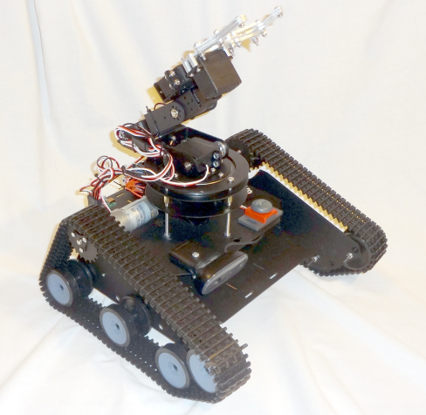
#> input picture New folder/imageclustering/M2_agent_robot.png, 426 x 415 px
$ python basic_image_processing.py
#> lines starting #> are read from the running program, lines starting #| are printed output that depends on the picture; after the words box and inside, x2 and y2 are one past the last pixel; in counts of white or black regions, pixels touching at a corner belong together

import numpy as np
import cv2

# Load an color image in grayscale
img = cv2.imread("M2_agent_robot.png",cv2.IMREAD_UNCHANGED) # rgb
#> img is the input picture: shape (415, 426, 4); mean B, G, R, A 185, 188.7, 192.1, 255
#Show the colored image
#cv2.imshow('Original',img)
#Convert the colored image into grey and store into a separte variable then show
gray_img = cv2.cvtColor(img, cv2.COLOR_BGR2GRAY)    ## grayscale
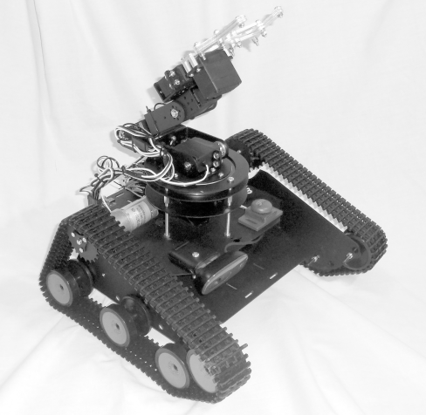
#> gray_img: shape (415, 426); min 0, max 255, mean 189.3
#cv2.imshow('Grey',gray_img)
#print type(img)
print ('RGB shape: ', img.shape)        # Rows, cols, channels
#| RGB shape:  (415, 426, 4)
#print 'ARGB shape:', alpha_img.shape
print ('Gray shape:', gray_img.shape)
#| Gray shape: (415, 426)
print ('img.dtype: ', img.dtype)
#| img.dtype:  uint8
print ('img.size: ', img.size)
#| img.size:  707160
print ('img_gray.dtype: ', gray_img.dtype)
#| img_gray.dtype:  uint8
print ('img_gray.size: ', gray_img.size)
#| img_gray.size:  176790
"""
As first input, the circle function receives the image on which we want to draw the circle.
As second, it receives a tuple with the x and y coordinates of the center of the circle.
As third argument, we need to pass the radius of the circle
and as fourth, we need to specify another tuple with the color of the circle, in BGR (Blue, Green and Red) format.
"""
cv2.circle(img,(100, 0), 25, (0,255,0))
#> img: shape (415, 426, 4); 0.04% of pixels changed, all inside (x1, y1, x2, y2) = (75, 0, 126, 26)
cv2.circle(gray_img,(0, 100), 25, (0,0,255))
#> gray_img: shape (415, 426); 0.04% of pixels changed, all inside (x1, y1, x2, y2) = (0, 75, 26, 126)

cv2.circle(img,(100, 100), 50, (255,0,0), 3)
cv2.rectangle(img,(100, 100), (200,180), (255,0,0), 4)
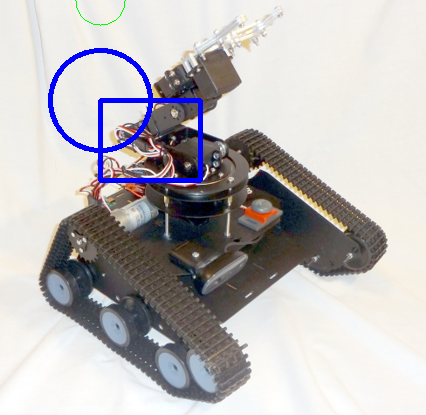
#> img: shape (415, 426, 4); mean B, G, R, A 186.4, 185.3, 188.3, 250.1
img2 = cv2.imread("M2_agent_robot.png")

blurred_img = cv2.blur(img2, (9,5) )
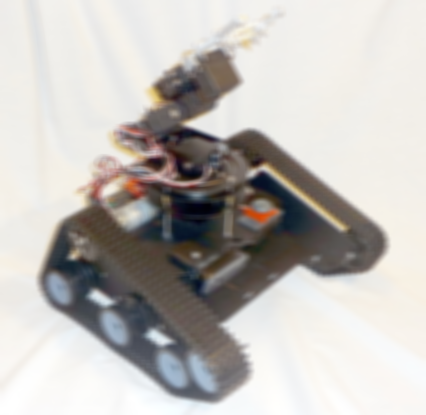
#> blurred_img: shape (415, 426, 3); mean B, G, R 185, 188.7, 192.1
cv2.imshow('Test image',img)

cv2.imshow('Test image_gray',gray_img)
"""
#he waitKey function, which will wait for a keyboard event.
#This function receives as input a delay, specified in milliseconds.
#Nonetheless, if we pass the value 0, then it will wait indefinitely until
# a key event occurs.
"""
cv2.waitKey(0)
"""
#once the user pressed a key, we call the destroyAllWindows function,
# which will destroy the previously created windows.
"""
cv2.destroyAllWindows()
